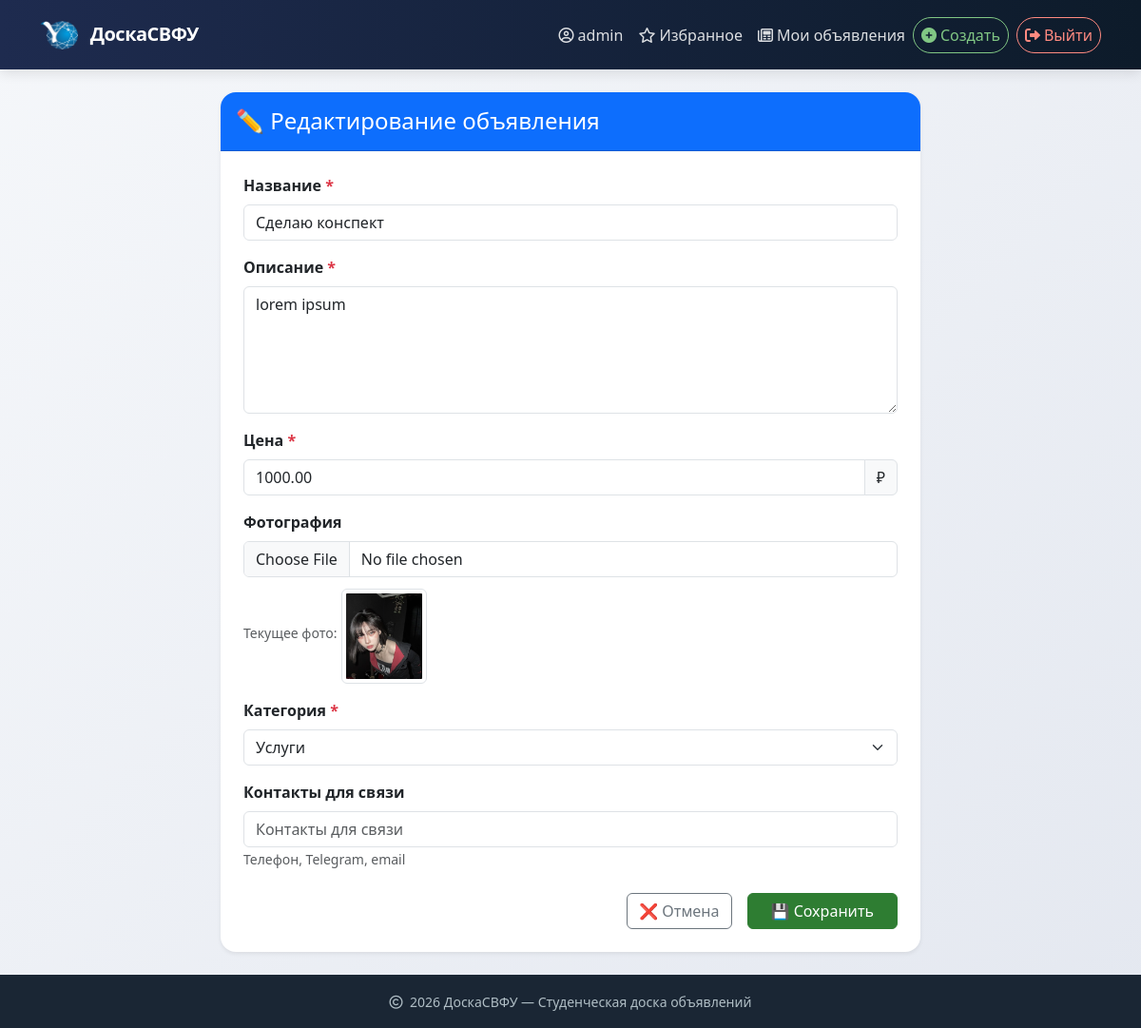
The page /ad/1/update/ (signed in) on the database as committed earlier.
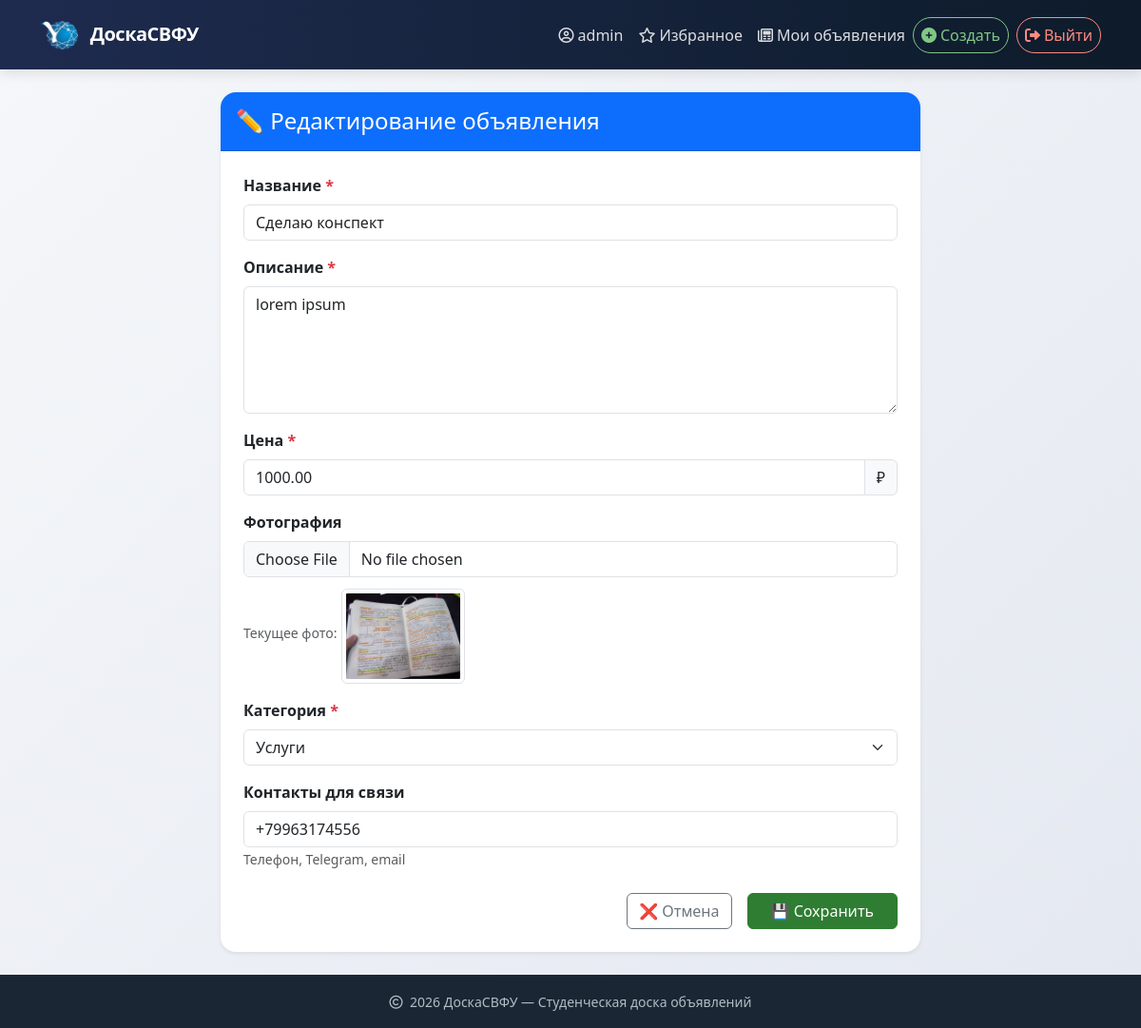
The same page on the database as committed later.
### ads/models.py (models this page shows, shortened)
class Ad(models.Model):
    title = models.CharField(max_length=200, verbose_name="Название")
    description = models.TextField(verbose_name="Описание")
    price = models.DecimalField(max_digits=10, decimal_places=2, verbose_name="Цена")
    image = models.ImageField(upload_to='ads/', blank=True, null=True, verbose_name="Фотография")
    category = models.ForeignKey(Category, on_delete=models.CASCADE, related_name='ads', verbose_name="Категория")
    author = models.ForeignKey(User, on_delete=models.CASCADE, related_name='ads', verbose_name="Продавец")
    created_at = models.DateTimeField(auto_now_add=True, verbose_name="Создано в")
    is_active = models.BooleanField(default=True, verbose_name="Активно")
    contact_info = models.CharField(max_length=200, blank=True, verbose_name="Контакты для связи", help_text="Телефон, Telegram, email")
    class Meta:
        verbose_name = "Ad"
        verbose_name_plural = "Ads"
        ordering = ['-created_at']

### ads/views.py (the view, shortened to what this page needs)
# urls.py: path('ad/<int:pk>/update/', views.AdUpdateView.as_view(), name='ad_update'),
class AdUpdateView(LoginRequiredMixin, UserPassesTestMixin, UpdateView):
    model = Ad
    form_class = AdForm
    template_name = 'ads/ad_form.html'
    def test_func(self):
        ad = self.get_object()
        return self.request.user == ad.author

### ads/forms.py
class AdForm(forms.ModelForm):
    class Meta:
        model = Ad
        fields = ['title', 'description', 'price', 'image', 'category', 'contact_info']
        widgets = {
            'description': forms.Textarea(attrs={'rows': 4}),
            'contact_info': forms.TextInput(attrs={'placeholder': 'Telegram: @username или +7...'}),
        }

### templates/ads/ad_form.html (shortened to what the changed rows need)
{% extends "base.html" %}
{% load static %}
{% block content %}
<div class="row justify-content-center">
    <div class="col-lg-8">
        <div class="card shadow-sm border-0">
            <div class="card-body p-4">
                <form method="post" enctype="multipart/form-data" novalidate>
                    {% for field in form %}
                    <div class="mb-3">
                        <label for="{{ field.id_for_label }}" class="form-label fw-semibold">
                            {{ field.label }}
                            {% if field.field.required %}
                            <span class="text-danger">*</span>
                            {% endif %}
                        </label>
                        {% if field.name == 'description' %}
                        <textarea name="{{ field.name }}"
                                  class="form-control {% if field.errors %}is-invalid{% endif %}"
                                  rows="5"
                                  placeholder="Подробно опишите товар или услугу...">{{ field.value|default:'' }}</textarea>
                        {% elif field.name == 'price' %}
                        <div class="input-group">
                            <input type="number"
                                   name="{{ field.name }}"
                                   class="form-control {% if field.errors %}is-invalid{% endif %}"
                                   value="{{ field.value|default:'' }}"
                                   step="0.01" min="0"
                                   placeholder="Например, 1500">
                            <span class="input-group-text">₽</span>
                        </div>
                        {% elif field.name == 'image' %}
                        <input type="file"
                               name="{{ field.name }}"
                               class="form-control {% if field.errors %}is-invalid{% endif %}"
                               accept="image/*">
                        {% if form.instance.image %}
                        <div class="mt-2">
                            <small class="text-muted">Текущее фото:</small>
                            <img src="{{ form.instance.image.url }}" class="img-thumbnail mt-1" style="max-height: 100px;">
                        </div>
                        {% endif %}
                        {% elif field.name == 'category' %}
                        <select name="{{ field.name }}" class="form-select {% if field.errors %}is-invalid{% endif %}">
                            <option value="">Выберите категорию</option>
                            {% for cat in field.field.queryset %}
                            <option value="{{ cat.id }}"
                                    {% if field.value|stringformat:"s" == cat.id|stringformat:"s" %}selected{% endif %}>
                                {{ cat.name }}
                            </option>
                            {% endfor %}
                        </select>
                        {% else %}
                        <input type="{{ field.field.widget.input_type }}"
                               name="{{ field.name }}"
                               class="form-control {% if field.errors %}is-invalid{% endif %}"
                               value="{{ field.value|default:'' }}"
                               placeholder="{{ field.label }}">
                        {% endif %}
                        {% if field.help_text %}
                        <small class="form-text text-muted">{{ field.help_text }}</small>
                        {% endif %}
                    </div>
                    {% endfor %}
                </form>
            </div>
        </div>
    </div>
</div>
{% endblock %}

Rows that differ between the two databases and show on the page:
changed Ad "Сделаю конспект": instance.image: a different picture
Other text that changed with them:
new list line: "+79963174556"
list line gone: "Контакты для связи"
